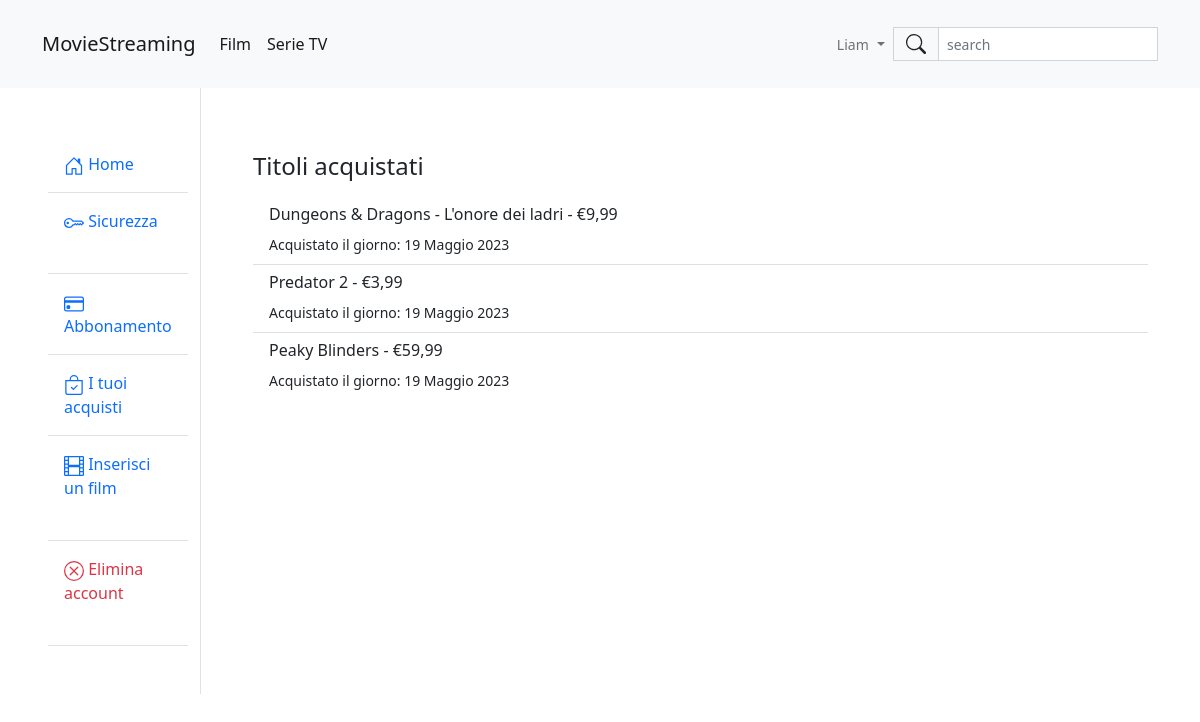
The page /profile/your-purchases (signed in) on the database its author committed.
### profile/models.py (models this page shows, shortened)
class UserPurchase(models.Model):
  user  = models.ForeignKey(User, on_delete=models.CASCADE)
  title = models.ForeignKey(Title, on_delete=models.CASCADE)
  date  = models.DateField(default=timezone.now)
  class Meta:
    unique_together = (("user", "title"),)

### movies/models.py (models this page shows, shortened)
class Title(models.Model):
  name          = models.CharField(max_length=100, unique=True)
  release_date  = models.DateField()
  description   = models.TextField()
  thumb         = models.ForeignKey(Thumb, null=True, on_delete=models.SET_NULL)
  genre         = models.ForeignKey(Genre, null=True, on_delete=models.SET_NULL)
  type          = models.CharField(max_length=5, choices=[('film', 'film'), ('serie', 'serie')])
  included      = models.BooleanField(default=True)
  cost          = models.DecimalField(max_digits=5, decimal_places=2, null=True, default=None)

### profile/views.py (the view)
# urls.py: path('your-purchases', views.ViewPurchase.as_view(), name="view_purchases"),
class ViewPurchase(LoginRequiredMixin, View):
  login_url = '/authentication/login/'
  redirect_field_name = 'redirect_to'
  def get(self, request):
    purchases = UserPurchase.objects.filter(user=request.user)
    context = {
      'purchases' : purchases
    }
    return render(request, "profile/purchases.html", context)

### profile/templates/profile/purchases.html (shortened to what this page needs)
{% extends 'base.html' %}
{% block content %}
{% include 'navbar.html' %}
{% load static %}
<div class="container-fluid">
  <div class="row">
    {% include 'profile/sidebar.html' %}
    <div class="col-lg-10 border-start">
      <div class="container py-5">
        <div class="card border-0">
          <div class="card-body">
            <h4 class="card-title">Titoli acquistati</h4>
            {% if purchases %}
              <ul class="list-group list-group-flush">
                {% for purchase in purchases %}
                  <li class="list-group-item">
                    <h6>{{ purchase.title.name }} - €{{ purchase.title.cost }}</h6>
                    <small>Acquistato il giorno: {{ purchase.date }}</small>
                  </li>
                {% endfor %}
              </ul>
            {% else %}
              <h6>Non hai effettuato nessun acquisti</h6>
            {% endif %}
          </div>
        </div>
      </div>
    </div>
  </div>
</div>
{% endblock %}

### templates/navbar.html (shortened to what this page needs)
{% load static %}
<nav class="navbar navbar-expand-lg navbar-light bg-light p-4">
  <div class="container">
    <a class="navbar-brand" href="{% url 'view_browse' %}">MovieStreaming</a>
    <div class="collapse navbar-collapse ">
      <ul class="navbar-nav me-auto mb-2 ml-2 mb-lg-0 ">
        <li class="nav-item">
          <a class="nav-link active" href="{% url 'view_browse' %}?section=film">Film</a>
        </li>
        <li class="nav-item">
          <a class="nav-link active" aria-current="page" href="{% url 'view_browse' %}?section=serie">Serie TV</a>
        </li>
      </ul>
      <ul class="navbar-nav ms-auto mb-2 mb-lg-0">
        <li class="nav-item dropdown">
          <a class="nav-link dropdown-toggle" data-bs-toggle="dropdown" aria-expanded="false" href="#">
          <small>{% if request.user.is_authenticated %} {{ request.user.username }}{% else %}Guest{% endif %}</small>
          </a>
        </li>
      </ul>
      <form class="d-flex" action="{% url 'view_browse' %}" method="GET">
        <div class="input-group input-group-sm">
          <div class="input-group-prepend">
            <span class="input-group-text bg-transparent rounded-0">
            </span>
          </div>
          <input type="text" name="search" class="form-control rounded-0" placeholder="search">
        </div>
      </form>
    </div>
  </div>
</nav>

### rows shown on the page
UserPurchase: title.name "Dungeons & Dragons - L'onore dei ladri", title.cost "9,99", date "19 Maggio 2023"
UserPurchase: title.name "Predator 2", title.cost "3,99", date "19 Maggio 2023"
UserPurchase: title.name "Peaky Blinders", title.cost "59,99", date "19 Maggio 2023"

### other values the page prints
{{ request.user.username }} "Liam"
